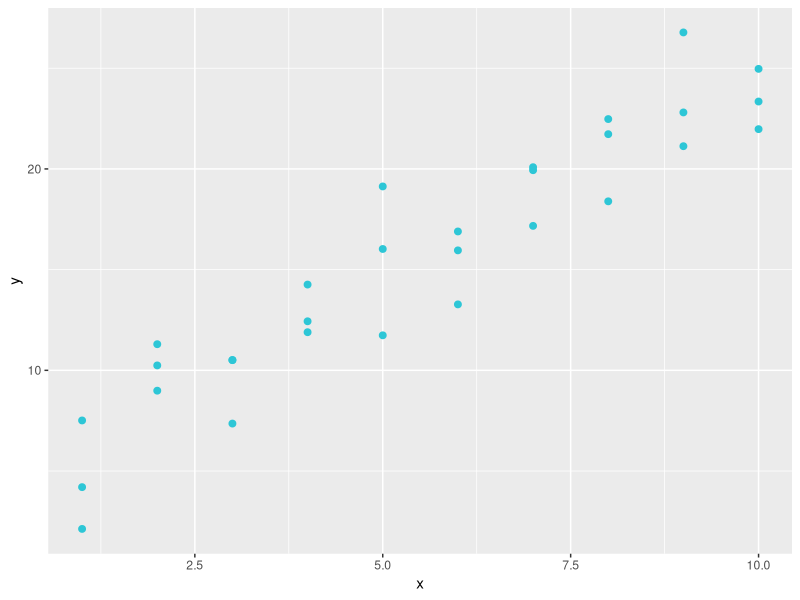
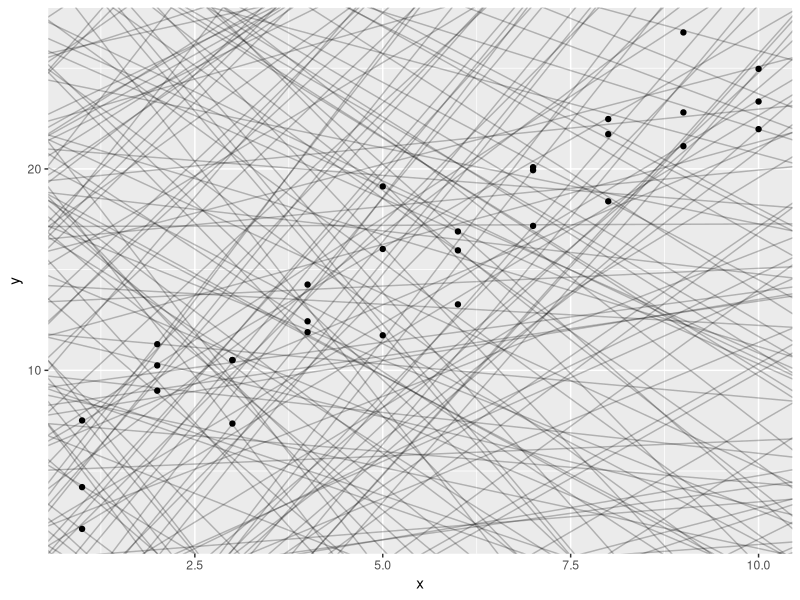
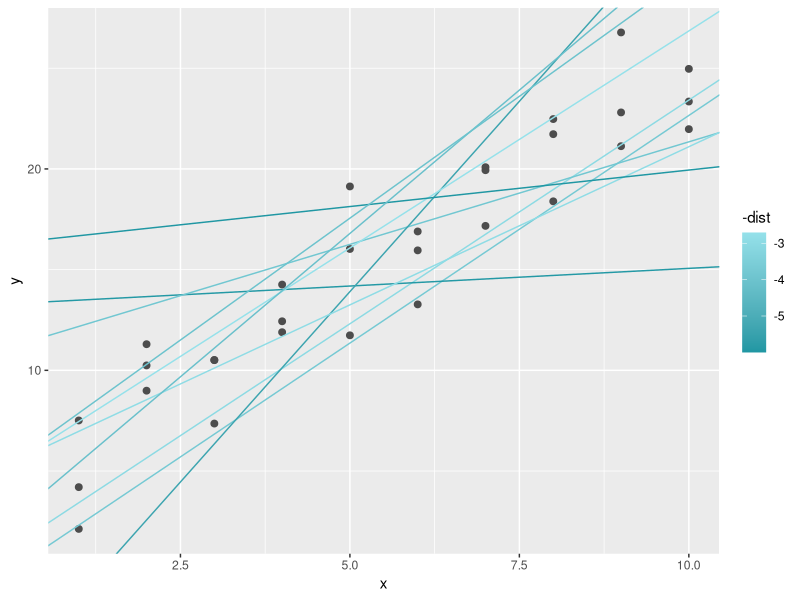
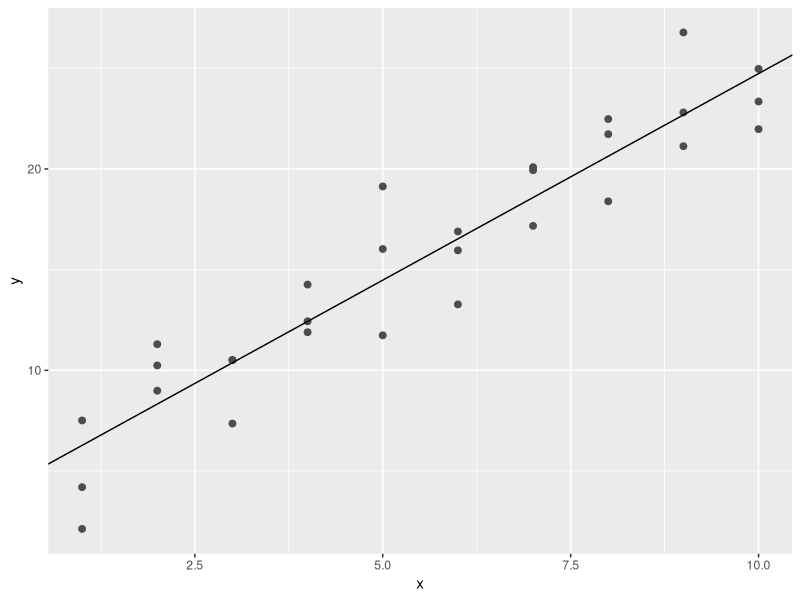

The R script that drew these images, in order:
library(tidyverse)
library(modelr)
ggplot(sim1, aes(x, y)) + 
  geom_point(size = 2, colour = "#2DC6D6")

models <- tibble(
  a1 = runif(250, -20, 40),
  a2 = runif(250, -5, 5)
)

ggplot(sim1, aes(x, y)) + 
  geom_abline(aes(intercept = a1, slope = a2), data = models, alpha = 1/4) +
  geom_point()

model1 <- function(a, data) {
  a[1] + data$x * a[2]
}
model1(c(7, 1.5), sim1)

measure_distance <- function(mod, data) {
  diff <- data$y - model1(mod, data)
  sqrt(mean(diff ^ 2))
}
measure_distance(c(7, 1.5), sim1)

sim1_dist <- function(a1, a2) {
  measure_distance(c(a1, a2), sim1)
}

models <- models %>% 
  mutate(dist = purrr::map2_dbl(a1, a2, sim1_dist))
models

ggplot(sim1, aes(x, y)) + 
  geom_point(size = 2, colour = "grey30") + 
  geom_abline(
    aes(intercept = a1, slope = a2, colour = -dist), 
    data = filter(models, rank(dist) <= 10)
  ) +
  scale_color_continuous(low = "#2097A3", high = "#95E1EA")

best <- optim(c(0, 0), measure_distance, data = sim1)
best$par
## [1] 4.22 2.05

ggplot(sim1, aes(x, y)) + 
  geom_point(size = 2, colour = "grey30") + 
  geom_abline(intercept = best$par[1], slope = best$par[2])

